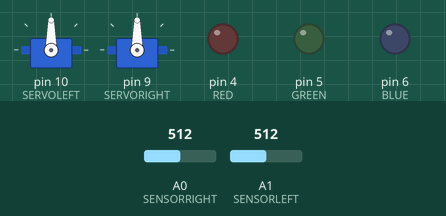
The sketch below on a simulated Arduino Uno, built with avr-gcc and run on an emulated ATmega328P. On the bench: 2 × servo, output pins drawn as LEDs (lit = HIGH). The test bench sets the inputs (shaded band); at power-on: A0 (SENSORRIGHT) = 512, A1 (SENSORLEFT) = 512. What the sketch prints to the serial monitor is not drawn.

Above: at 1.3 s.
1.4 s: A0 (SENSORRIGHT) set to 163
2.9 s: A0 (SENSORRIGHT) set to 140
At 3.5 s:
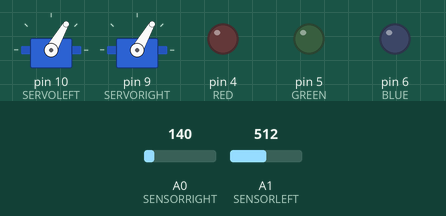
4.4 s: A1 (SENSORLEFT) set to 164
5.9 s: A1 (SENSORLEFT) set to 143
At 6.6 s:
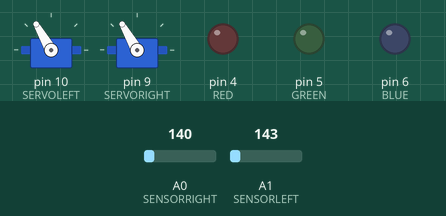
7.4 s: A0 (SENSORRIGHT) set to 160
At 8.5 s:
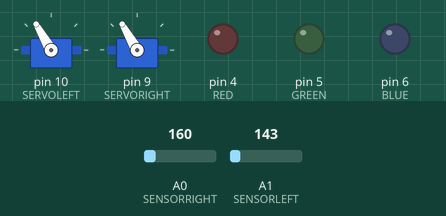
10.4 s: A0 (SENSORRIGHT) set to 122
At 11.1 s:
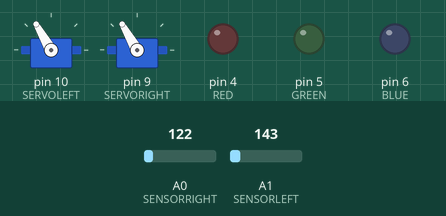
Timing chart, 0 to 12.9 s (numbered marks = the images above; inputs shaded):
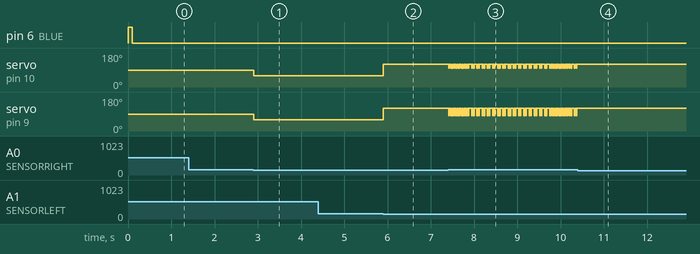

Measured:
- the behaviour switches between 150 and 149 on A0 (SENSORRIGHT) (found by bisection; images 0 and 1)
- the behaviour switches between 150 and 149 on A1 (SENSORLEFT) (found by bisection; images 1 and 2)
- after the input at 1.4 s, every drawn part: stays the same
- after the input at 2.9 s, servo on pin 10 (SERVOLEFT), servo on pin 9 (SERVORIGHT): 90° → 60° at once
- after the input at 4.4 s, every drawn part: stays the same
- after the input at 5.9 s, servo on pin 10 (SERVOLEFT), servo on pin 9 (SERVORIGHT): 60° → 120° at once
- after the input at 7.4 s, servo on pin 10 (SERVOLEFT): alternates 120° for 0.02 s and 100° for 0.02 s, starting at once; servo on pin 9 (SERVORIGHT): alternates 120° for 0.02 s and 80° for 0.02 s, starting at once
- after the input at 10.4 s, servo on pin 10 (SERVOLEFT), servo on pin 9 (SERVORIGHT): stops changing and stays 120°

The sketch:

ServoLineFollow.ino
```cpp
/*
 *  CSCE236 Embedded Systems
 *  Mitchel Pigsley
 *  ServoLineFollow.ino
 *  2/12/13
 *
 */

 #include <Servo.h>

 #define BUTTON 2
 #define RED 4
 #define GREEN 5
 #define BLUE 6
 #define SERVORIGHT 9
 #define SERVOLEFT 10
 #define TIMEFACTOR 1
 #define SENSORRIGHT 0
 #define SENSORLEFT 1


 Servo left;
 Servo right;
 char inChar[50];
 uint8_t count = 0;
 uint8_t turnTimer = 1;
 uint8_t straightTimer = 1;
 int leftVal = 90;
 int rightVal = 90;

 void setup() {
   // Start Serial
   Serial.begin(9600);

   // Make LEDs an Output
   pinMode(RED,OUTPUT);
   pinMode(GREEN,OUTPUT);
   pinMode(BLUE,OUTPUT);

   // Make Button an input
   pinMode(BUTTON,INPUT_PULLUP);

   // Attach Servos
   left.attach(SERVOLEFT);
   right.attach(SERVORIGHT);

   // Blink Light & Print Complete
   Serial.println("Setup Complete!");
   digitalWrite(BLUE, HIGH);
   delay(100);
   digitalWrite(BLUE, LOW);
 }

 boolean debounce(boolean last) {
  delay(50);
  boolean current = digitalRead(BUTTON);
    if (last != current) {
      return current;
    }
   return last;
 }

 void loop() {
   // If line is stradled or both sensors are inside
   if ((!getLeftSensor && !getRightSensor()) || (getLeftSensor && getRightSensor())) {
     forward();
     turnTimer = 1;
   }

  // If left or right sensor hits line
  if (getLeftSensor()) {
     turnLeft(turnTimer);
     turnTimer++;
  } else {
     turnRight(turnTimer);
     turnTimer++;
  }
 }

 /*
  * getLeftSensor()
  * Return: True for on line
  *         False for off line
  */
 boolean getLeftSensor() {
   if (analogRead(SENSORLEFT) < 150) {
     return false;
   } else {
     return true;
   }
 }

  /*
  * getRightSensor()
  * Return: True for on line
  *         False for off line
  */
 boolean getRightSensor() {
   if (analogRead(SENSORRIGHT) < 150) {
     return false;
   } else {
     return true;
   }
 }

 /*
  * forward()
  * The cart will be set to forward
  */
  void forward() {
   int forwardVal;
   if ((90 - leftVal) > (90 - rightVal)) {
     if (leftVal < 0) {
       leftVal = -leftVal;
     }
     if (rightVal < 0) {
       rightVal = -rightVal;
     }
     forwardVal = 90 - leftVal;
   } else {
     if (leftVal < 0) {
       leftVal = -leftVal;
     }
     if (rightVal < 0) {
       rightVal = -rightVal;
     }
     forwardVal = 90 - rightVal;
   }

   if (forwardVal < 0) {
     forwardVal = 10;
   } else if (forwardVal > 30) {
     forwardVal = 30;
   }

   // Forward
   left.write(90 + forwardVal);
   right.write(90 - forwardVal);
 }

 /*
  * turnLeft(uint8_t time)
  * The cart will be set to turn left
  */
 void turnLeft(uint8_t time) {
   if ((leftVal - (time * TIMEFACTOR)) < 60) {
     leftVal = 60;
   }

   if ((rightVal - (time * TIMEFACTOR)) < 60) {
     rightVal = 60;
   }

   left.write(leftVal);
   right.write(rightVal);
 }

 /*
  * turnRight(uint8_t time)
  * The cart will be set to turn right
  */
 void turnRight(uint8_t time) {
   if ((leftVal + (time * TIMEFACTOR)) > 120) {
     leftVal = 120;
   }

   if ((rightVal + (time * TIMEFACTOR)) > 120) {
     rightVal = 120;
   }

   left.write(leftVal);
   right.write(rightVal);
 }
```
